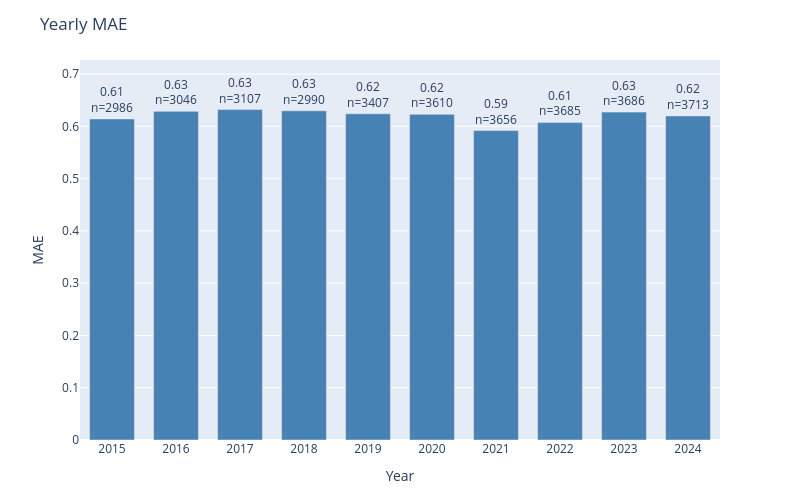

The code cell stored with this chart in its notebook:
### Code cell
plot_error_by_group(
    df=results_test,
    y_true_col='actual',
    y_pred_col='prediction',
    date_col='dt_temp',
    group_by='year',
    metric='mae',
    title='Yearly MAE'
)

### Figure 1 — Plotly figure (JSON) as saved in the notebook; plotly's stock layout.template omitted (floating-point values rounded to 4 significant figures)
{"data": [{"marker": {"color": "steelblue"}, "text": ["0.61<br>n=2986", "0.63<br>n=3046", "0.63<br>n=3107", "0.63<br>n=2990", "0.62<br>n=3407", "0.62<br>n=3610", "0.59<br>n=3656", "0.61<br>n=3685", "0.63<br>n=3686", "0.62<br>n=3713"], "textposition": "outside", "type": "bar", "x": ["2015", "2016", "2017", "2018", "2019", "2020", "2021", "2022", "2023", "2024"], "y": [0.6142, 0.6287, 0.6321, 0.6298, 0.624, 0.623, 0.5919, 0.6076, 0.6272, 0.62]}], "layout": {"bargap": 0.3, "height": 500, "margin": {"b": 60, "t": 60}, "title": {"text": "Yearly MAE"}, "uniformtext": {"minsize": 8, "mode": "hide"}, "width": 800, "xaxis": {"title": {"text": "Year"}}, "yaxis": {"range": [0, 0.7269], "title": {"text": "MAE"}}}}
